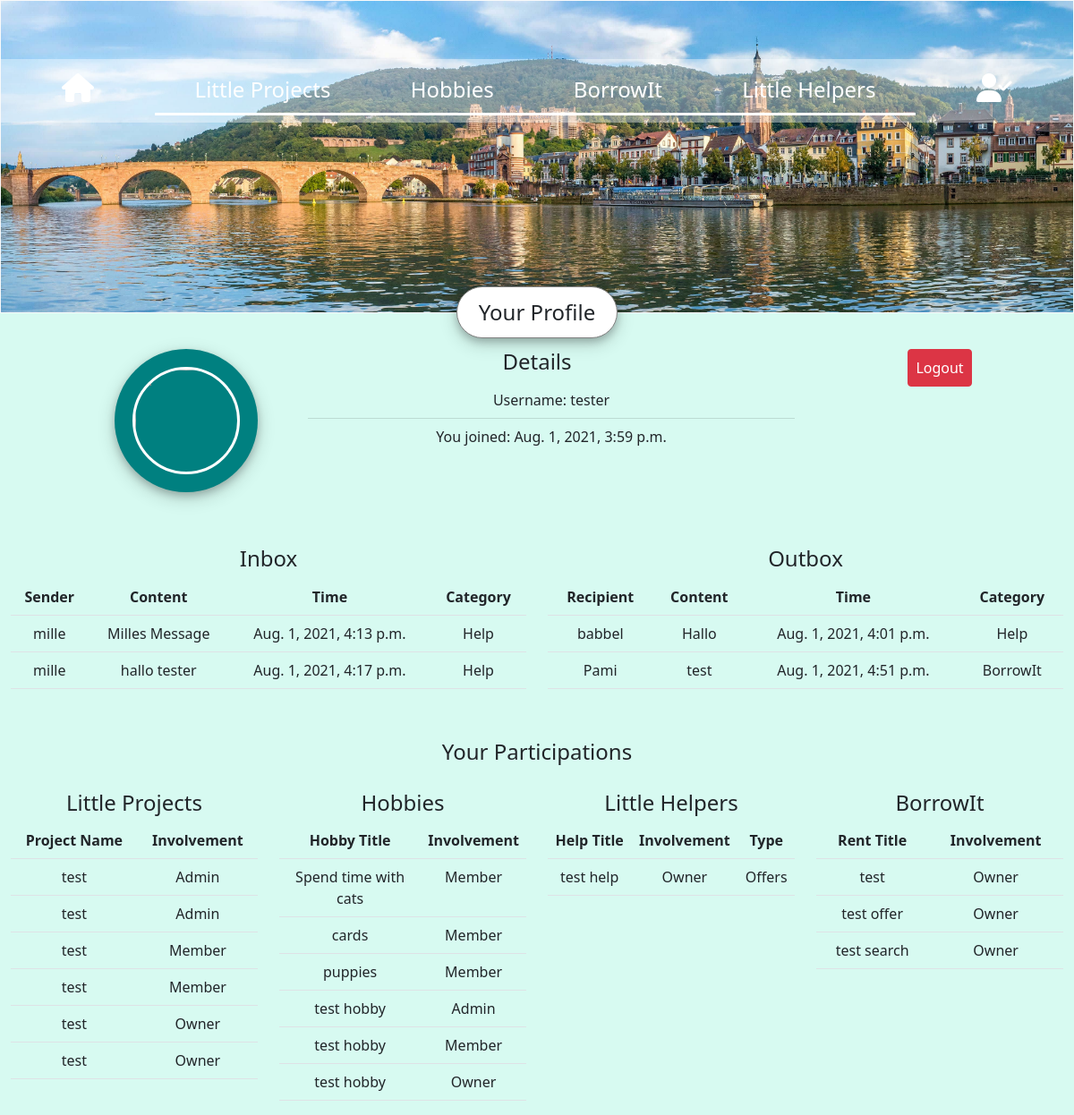
The app's page /profilePage (signed in) with its own data.
### yayberhood/models.py (models this page shows)
class User(AbstractUser):
    profilePhotoUrl = models.CharField(max_length=255)

class Message(models.Model):
    messageOwner = models.ForeignKey(User, on_delete=models.CASCADE, related_name="messageOwnerships")
    messageRecipient = models.ForeignKey(User, on_delete=models.CASCADE, related_name="recipientOfMessages", blank=True)
    messageTimestamp = models.DateTimeField(auto_now_add=True)
    messageContent = models.TextField(blank=True)
    MessageTypes = models.TextChoices('messageTypes', 'Project HobbyGroup Help Rental')
    messageType = models.CharField(blank=True, choices = MessageTypes.choices, max_length=10)

class Project(models.Model):
    projectCreationTimestamp = models.DateTimeField(auto_now_add=True)
    projectOwner = models.ForeignKey(User, on_delete=models.CASCADE, related_name="projectOwnerships")
    projectName = models.CharField(max_length=255)
    projectDescriptionDetailed = models.TextField(blank=False)
    projectDescriptionShort = models.TextField(blank=False)
    projectAdmins = models.ManyToManyField(User, related_name="projectsWithAdminRightsForThisUser")
    projectDonation_bool = models.BooleanField(default=False)
    projectDonation_value = models.IntegerField(default=0)
    projectMembers = models.ManyToManyField(User, related_name="projectMemberships")

class HobbyGroup(models.Model):
    hobbyGroupCreationTimestamp = models.DateTimeField(auto_now_add=True)
    hobbyGroupOwner = models.ForeignKey(User, on_delete=models.CASCADE, related_name="hobbyGroupOwnerships")
    hobbyGroupName = models.CharField(max_length=255)
    hobbyGroupDescriptionDetailed = models.TextField(blank=False)
    hobbyGroupDescriptionShort = models.TextField(blank=False)
    hobbyGroupAdmins = models.ManyToManyField(User, related_name="hobbyGroupsWithAdminRightsForThisUser")
    hobbyGroupMembers = models.ManyToManyField(User, related_name="hobbyGroupMemberships")
    hobbyGroupCategories = models.CharField(max_length=15)

class Help(models.Model):
    helpCreationTimestamp = models.DateTimeField(auto_now_add=True)
    helpTitle = models.CharField(max_length=255)
    helpDescriptionShort = models.TextField(blank=False)
    helpDescriptionDetailed = models.TextField(blank=False)
    helpOwner = models.ForeignKey(User, on_delete=models.CASCADE, related_name="helpOwnerships")
    HelpTypes = models.TextChoices('helpTypes', 'Searches Offers')
    helpType = models.CharField(blank=False, choices = HelpTypes.choices, max_length=10)

class Rental(models.Model):
    rentalCreationTimestamp = models.DateTimeField(auto_now_add=True)
    rentalOwner = models.ForeignKey(User, on_delete=models.CASCADE, related_name="rentalsOwnerships")
    rentalTitle = models.CharField(max_length=255)
    rentalDescriptionShort = models.TextField(blank=False)
    rentalDescriptionDetailed = models.TextField(blank=False)
    RentalTypes = models.TextChoices('rentalTypes', 'Searches Offers')
    rentalType = models.CharField(blank=False, choices = RentalTypes.choices, max_length=10)
    rentalRentable = models.BooleanField(default=True)
    borrowingUser = models.ForeignKey(User, on_delete=models.CASCADE, related_name="rentalsBorrowedByUser", blank=True, null=True)

### yayberhood/views.py (the view)
# urls.py: path("profilePage", views.profilePage_view, name="profilePage"),
def profilePage_view(request):
    curr_user = request.user
    outbox = curr_user.messageOwnerships.all()
    inbox = curr_user.recipientOfMessages.all()
    little_project_participations = check_user_participations_projects(request)
    hobby_participations = check_user_participations_hobbies(request)
    little_helper_participations = check_user_participations_helps(request)
    borrow_it_participations = check_user_participations_rentals(request)
    return render(request,"yayberhood/profilePage.html", {
        "curr_user": curr_user,
        "inbox": inbox,
        "outbox": outbox,
        "project_participations": little_project_participations,
        "hobby_participations": hobby_participations,
        "little_helper_participations": little_helper_participations,
        "borrow_it_participations": borrow_it_participations
        })

### yayberhood/views.py (called while the page is built)
def check_user_participations_projects(request):
    curr_user = request.user
    project_ownerships = curr_user.projectOwnerships.all()
    project_memberships = curr_user.projectMemberships.all()
    project_adminships = curr_user.projectsWithAdminRightsForThisUser.all()
    project_participations = []
    for project_participation in project_ownerships:
        project_info = [project_participation.projectName, "Owner"]
        project_participations.append(project_info)
    for project_participation in project_memberships:
        project_info = [project_participation.projectName, "Member"]
        project_participations.append(project_info)
    for project_participation in project_adminships:
        project_info = [project_participation.projectName, "Admin"]
        project_participations.append(project_info)
    project_participations.sort()
    return project_participations

def check_user_participations_helps(request):
    curr_user = request.user
    help_ownerships = curr_user.helpOwnerships.all()
    help_participations = []
    for help_participation in help_ownerships:
        help_info = [help_participation.helpTitle, "Owner", help_participation.helpType]
        help_participations.append(help_info)
    help_participations.sort()
    return help_participations

def check_user_participations_rentals(request):
    curr_user = request.user
    rental_ownerships = curr_user.rentalsOwnerships.all()
    rental_borrowed = curr_user.rentalsBorrowedByUser.all()
    rental_participations = []
    for rental_participation in rental_ownerships:
        rental_info = [rental_participation.rentalTitle, "Owner"]
        rental_participations.append(rental_info)
    for rental_participation in rental_borrowed:
        rental_info = [rental_participation.rentalTitle, "Borrower"]
        rental_participations.append(rental_info)
    rental_participations.sort()
    return rental_participations

### yayberhood/templates/yayberhood/profilePage.html (shortened to what this page needs)
{% extends "yayberhood/layout.html" %}
{% load static %}
{% block stylesheet %}
    <link href="{% static 'yayberhood/css/profilePage.css' %}" rel="stylesheet">
{% endblock %}
{% block body %}
    <div class="pageTitle-container">
        <p class="pageTitle">Your Profile</p>
    </div>
    <div class="row" style="margin-top: 40px; text-align: center;">
        <div class="col-3">
            <div class="profilePhotoBorder">
                <img class="profilePhoto" src={{curr_user.profilePhotoUrl}} >
            </div>
        </div>
        <div class="col-6" style="text-align: center;">
            <h4>Details</h4>
            <ul class="list-group-flush" style="background-color: inherit;" >
                <li class="list-group-item" style="background-color: inherit;">Username: {{curr_user.username}}</li>
                <li class="list-group-item" style="background-color: inherit;;">You joined: {{curr_user.date_joined}}</li>
            </ul>
        </div>
        <div class="col-3">
            <a href="{% url 'logout' %}" style="text-decoration: none; color: inherit;">
                <button class="btn btn-danger" href="{% url 'logout' %}" style="text-align: center; color: white;padding: 8px">
                    Logout
                </button>
            </a>
        </div>
    </div>
    <div class="row" style="margin-top: 60px; text-align: center;">
        <div class="col-6">
            <h4>Inbox</h4>
            <table class="table">
                <tr>
                    <th>Sender</th>
                    <th>Content</th>
                    <th>Time</th>
                    <th>Category</th>
                </tr>
                {% for in_message in inbox%}
                    <tr>
                        <td>
                            {{in_message.messageOwner}}
                        </td>
                        <td>
                            {{in_message.messageContent}}
                        </td>
                        <td>
                            {{in_message.messageTimestamp}}
                        </td>
                        <td>
                            {{in_message.messageType}}
                        </td>
                    </tr>
                {% endfor %}
            </table>
        </div>
        <div class="col-6">
            <h4>Outbox</h4>
            <table class="table">
                <tr>
                    <th>Recipient</th>
                    <th>Content</th>
                    <th>Time</th>
                    <th>Category</th>
                </tr>
                {% for out_message in outbox%}
                    <tr>
                        <td>
                            {{out_message.messageRecipient}}
                        </td>
                        <td>
                            {{out_message.messageContent}}
                        </td>
                        <td>
                            {{out_message.messageTimestamp}}
                        </td>
                        <td>
                            {{out_message.messageType}}
                        </td>
                    </tr>
                {% endfor %}
            </table>
        </div>
    </div>
    <div class="row" style="margin-top: 40px; text-align: center;">
        <h4>Your Participations</h4>
    </div>
    <div class="row" style="margin-top: 20px; text-align: center;">
        <div class="col-3">
            <h4>Little Projects</h4>
            <table class="table">
                <tr>
                    <th>Project Name</th>
                    <th>Involvement</th>
                </tr>
                    {% for project_participation in project_participations %}
                    <tr>
                        <td>{{ project_participation.0 }}</td>
                        <td>{{ project_participation.1 }}</td>
                    </tr>
                    {% endfor %}
            </table>
        </div>
        <div class="col-3">
            <h4>Hobbies</h4>
            <table class="table">
                <tr>
                    <th>Hobby Title</th>
                    <th>Involvement</th>
                </tr>
                    {% for hobby_participation in hobby_participations %}
                    <tr>
                        <td>{{ hobby_participation.0 }}</td>
                        <td>{{ hobby_participation.1 }}</td>
                    </tr>
                    {% endfor %}
            </table>
        </div>
        <div class="col-3">
            <h4>Little Helpers</h4>
            <table class="table">
                <tr>
                    <th>Help Title</th>
                    <th>Involvement</th>
                    <th>Type</th>
                </tr>
                    {% for little_helper_participation in little_helper_participations %}
                    <tr>
                        <td>{{ little_helper_participation.0 }}</td>
                        <td>{{ little_helper_participation.1 }}</td>
                        <td>{{ little_helper_participation.2 }}</td>
                    </tr>
                    {% endfor %}
            </table>
        </div>
        <div class="col-3">
            <h4>BorrowIt</h4>
            <table class="table">
                <tr>
                    <th>Rent Title</th>
                    <th>Involvement</th>
                </tr>
                    {% for borrow_it_participation in borrow_it_participations %}
                    <tr>
                        <td>{{ borrow_it_participation.0 }}</td>
                        <td>{{ borrow_it_participation.1 }}</td>
                    </tr>
                    {% endfor %}
            </table>
        </div>
    </div>
{% endblock %}

### yayberhood/static/yayberhood/css/layout.css (style rules this page uses)
.pageTitle-container { width: 100%; position: absolute; top: 320px; width: 100%; z-index: 1; }
.pageTitle { width: 15%; margin: auto; padding-top: 10px; padding-bottom: 10px; border-style: solid; border-radius: 50px; border-width: 1px; border-color: grey; font-size: 24px; text-align: center; z-index: inherit; background-color: white; box-shadow: 0 4px 8px 0 rgba(0, 0, 0, 0.2), 0 6px 20px 0 rgba(0, 0, 0, 0.19); }

### yayberhood/static/yayberhood/css/profilePage.css (style rules this page uses)
.row { margin-left: auto; margin-right: auto; }
.profilePhoto { height: 120px; width: 120px; border-radius: 50%; border-style: solid; border-color: white; object-fit: cover; }
.profilePhotoBorder { background-color: teal; border-radius: 50%; width: fit-content; padding: 20px; margin-left: auto; margin-right: 0pc; box-shadow: 0 4px 8px 0 rgba(0, 0, 0, 0.2), 0 6px 20px 0 rgba(0, 0, 0, 0.19); }

### records on screen
User: username "tester", date_joined "Aug. 1, 2021, 3:59 p.m."
Message: messageOwner "mille", messageContent "Milles Message", messageTimestamp "Aug. 1, 2021, 4:13 p.m.", messageType "Help"
Message: messageOwner "mille", messageContent "hallo tester", messageTimestamp "Aug. 1, 2021, 4:17 p.m.", messageType "Help"
Message: messageRecipient "babbel", messageContent "Hallo", messageTimestamp "Aug. 1, 2021, 4:01 p.m.", messageType "Help"
Message: messageRecipient "Pami", messageContent "test", messageTimestamp "Aug. 1, 2021, 4:51 p.m.", messageType "BorrowIt"
Project: projectName "test" "test" "test"
Project: projectName "test" "test" "test"
HobbyGroup: hobbyGroupName "Spend time with cats"
HobbyGroup: hobbyGroupName "cards"
HobbyGroup: hobbyGroupName "puppies"
HobbyGroup: hobbyGroupName "test hobby" "test hobby" "test hobby"
Help: helpTitle "test help", helpType "Offers"
Rental: rentalTitle "test"
Rental: rentalTitle "test offer"
Rental: rentalTitle "test search"

### other values on screen
{{ project_participation.1 }} "Admin" "Admin" "Member" "Member" "Owner" "Owner"
{{ hobby_participation.1 }} "Member" "Member" "Member" "Admin" "Member" "Owner"
{{ little_helper_participation.1 }} "Owner"
{{ borrow_it_participation.1 }} "Owner" "Owner" "Owner"
